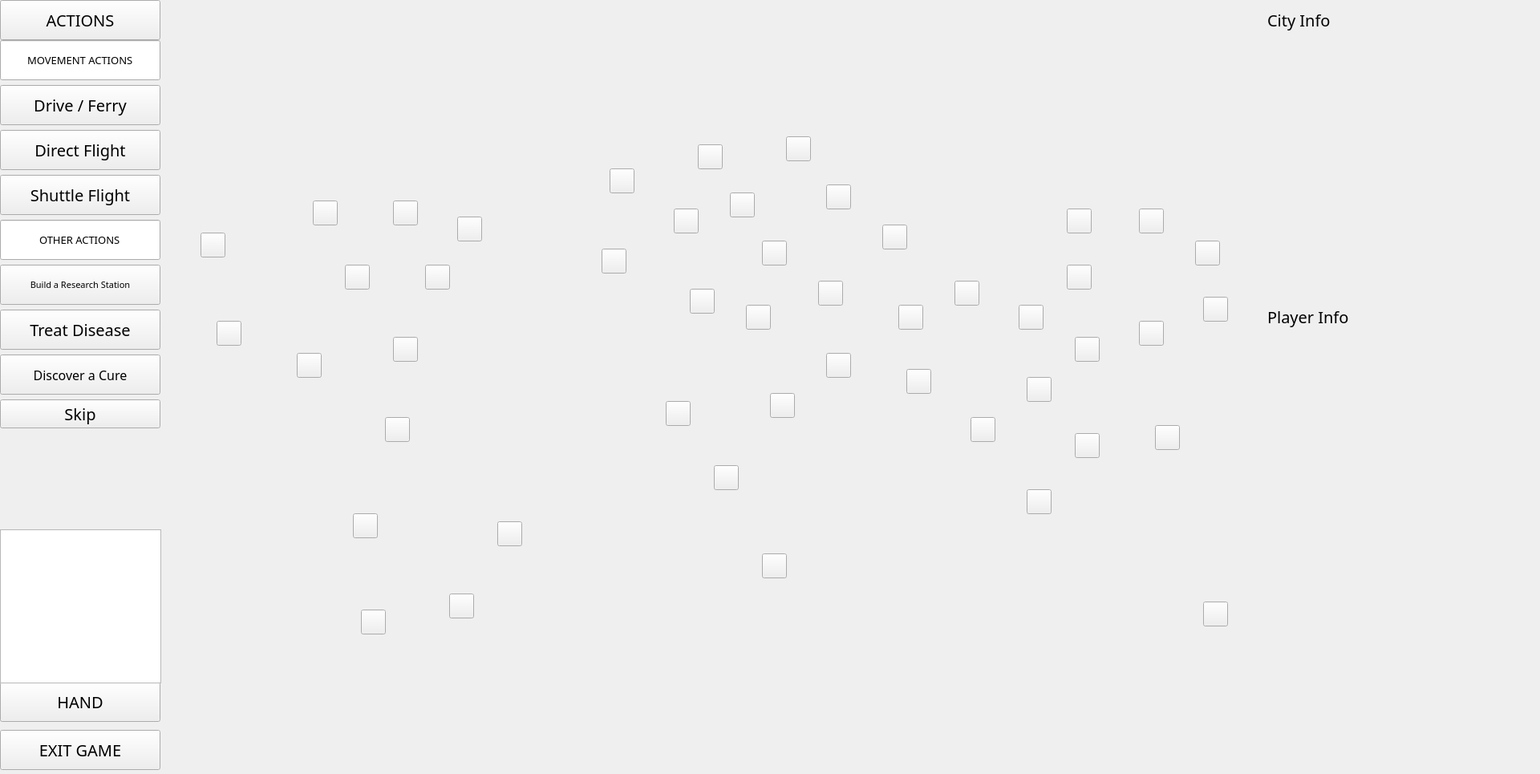
<?xml version="1.0" encoding="UTF-8"?>
<ui version="4.0">
 <class>game</class>
 <widget class="QWidget" name="game">
  <property name="geometry">
   <rect>
    <x>0</x>
    <y>0</y>
    <width>1920</width>
    <height>965</height>
   </rect>
  </property>
  <property name="font">
   <font>
    <pointsize>30</pointsize>
   </font>
  </property>
  <property name="windowTitle">
   <string>Pandemic the Game</string>
  </property>
  <property name="styleSheet">
   <string notr="true"/>
  </property>
  <widget class="QLabel" name="map">
   <property name="geometry">
    <rect>
     <x>41</x>
     <y>0</y>
     <width>1691</width>
     <height>965</height>
    </rect>
   </property>
   <property name="styleSheet">
    <string notr="true">image: url(:/img/img/map.jpg);</string>
   </property>
   <property name="text">
    <string/>
   </property>
  </widget>
  <widget class="QPushButton" name="exit_game">
   <property name="geometry">
    <rect>
     <x>0</x>
     <y>910</y>
     <width>200</width>
     <height>50</height>
    </rect>
   </property>
   <property name="font">
    <font>
     <family>Bauhaus 93</family>
     <pointsize>15</pointsize>
    </font>
   </property>
   <property name="text">
    <string>EXIT GAME</string>
   </property>
  </widget>
  <widget class="QPushButton" name="show_actions">
   <property name="geometry">
    <rect>
     <x>0</x>
     <y>0</y>
     <width>200</width>
     <height>50</height>
    </rect>
   </property>
   <property name="minimumSize">
    <size>
     <width>200</width>
     <height>50</height>
    </size>
   </property>
   <property name="maximumSize">
    <size>
     <width>200</width>
     <height>50</height>
    </size>
   </property>
   <property name="font">
    <font>
     <family>Bauhaus 93</family>
     <pointsize>15</pointsize>
    </font>
   </property>
   <property name="text">
    <string>ACTIONS</string>
   </property>
  </widget>
  <widget class="QWidget" name="actions" native="true">
   <property name="geometry">
    <rect>
     <x>0</x>
     <y>50</y>
     <width>211</width>
     <height>551</height>
    </rect>
   </property>
   <property name="maximumSize">
    <size>
     <width>600</width>
     <height>600</height>
    </size>
   </property>
   <property name="styleSheet">
    <string notr="true"/>
   </property>
   <widget class="QWidget" name="formLayoutWidget">
    <property name="geometry">
     <rect>
      <x>0</x>
      <y>0</y>
      <width>206</width>
      <height>541</height>
     </rect>
    </property>
    <layout class="QFormLayout" name="formLayout">
     <item row="0" column="0">
      <widget class="QLineEdit" name="movment_actions">
       <property name="enabled">
        <bool>true</bool>
       </property>
       <property name="minimumSize">
        <size>
         <width>200</width>
         <height>50</height>
        </size>
       </property>
       <property name="maximumSize">
        <size>
         <width>200</width>
         <height>50</height>
        </size>
       </property>
       <property name="font">
        <font>
         <family>Bauhaus 93</family>
         <pointsize>10</pointsize>
        </font>
       </property>
       <property name="text">
        <string>MOVEMENT ACTIONS</string>
       </property>
       <property name="echoMode">
        <enum>QLineEdit::Normal</enum>
       </property>
       <property name="alignment">
        <set>Qt::AlignCenter</set>
       </property>
       <property name="readOnly">
        <bool>true</bool>
       </property>
      </widget>
     </item>
     <item row="2" column="0">
      <widget class="QPushButton" name="drive_ferry">
       <property name="minimumSize">
        <size>
         <width>200</width>
         <height>50</height>
        </size>
       </property>
       <property name="maximumSize">
        <size>
         <width>200</width>
         <height>100</height>
        </size>
       </property>
       <property name="font">
        <font>
         <family>Bauhaus 93</family>
         <pointsize>15</pointsize>
        </font>
       </property>
       <property name="text">
        <string>Drive / Ferry</string>
       </property>
      </widget>
     </item>
     <item row="3" column="0">
      <widget class="QPushButton" name="direct_flight">
       <property name="minimumSize">
        <size>
         <width>200</width>
         <height>50</height>
        </size>
       </property>
       <property name="maximumSize">
        <size>
         <width>100</width>
         <height>25</height>
        </size>
       </property>
       <property name="font">
        <font>
         <family>Bauhaus 93</family>
         <pointsize>15</pointsize>
        </font>
       </property>
       <property name="text">
        <string>Direct Flight</string>
       </property>
      </widget>
     </item>
     <item row="5" column="0">
      <widget class="QPushButton" name="shuttle_flight">
       <property name="minimumSize">
        <size>
         <width>200</width>
         <height>50</height>
        </size>
       </property>
       <property name="maximumSize">
        <size>
         <width>100</width>
         <height>25</height>
        </size>
       </property>
       <property name="font">
        <font>
         <family>Bauhaus 93</family>
         <pointsize>15</pointsize>
        </font>
       </property>
       <property name="text">
        <string>Shuttle Flight</string>
       </property>
      </widget>
     </item>
     <item row="7" column="0">
      <widget class="QLineEdit" name="other_actions">
       <property name="minimumSize">
        <size>
         <width>200</width>
         <height>50</height>
        </size>
       </property>
       <property name="maximumSize">
        <size>
         <width>200</width>
         <height>50</height>
        </size>
       </property>
       <property name="font">
        <font>
         <family>Bauhaus 93</family>
         <pointsize>10</pointsize>
        </font>
       </property>
       <property name="text">
        <string>OTHER ACTIONS</string>
       </property>
       <property name="alignment">
        <set>Qt::AlignCenter</set>
       </property>
       <property name="readOnly">
        <bool>true</bool>
       </property>
      </widget>
     </item>
     <item row="9" column="0">
      <widget class="QPushButton" name="build_station">
       <property name="minimumSize">
        <size>
         <width>200</width>
         <height>50</height>
        </size>
       </property>
       <property name="maximumSize">
        <size>
         <width>100</width>
         <height>25</height>
        </size>
       </property>
       <property name="font">
        <font>
         <family>Bauhaus 93</family>
         <pointsize>8</pointsize>
        </font>
       </property>
       <property name="text">
        <string>Build a Research Station</string>
       </property>
      </widget>
     </item>
     <item row="10" column="0">
      <widget class="QPushButton" name="treat_disease">
       <property name="minimumSize">
        <size>
         <width>200</width>
         <height>50</height>
        </size>
       </property>
       <property name="maximumSize">
        <size>
         <width>100</width>
         <height>25</height>
        </size>
       </property>
       <property name="font">
        <font>
         <family>Bauhaus 93</family>
         <pointsize>15</pointsize>
        </font>
       </property>
       <property name="text">
        <string>Treat Disease</string>
       </property>
      </widget>
     </item>
     <item row="11" column="0">
      <widget class="QPushButton" name="discover_cure">
       <property name="minimumSize">
        <size>
         <width>200</width>
         <height>50</height>
        </size>
       </property>
       <property name="maximumSize">
        <size>
         <width>100</width>
         <height>25</height>
        </size>
       </property>
       <property name="font">
        <font>
         <family>Bauhaus 93</family>
         <pointsize>12</pointsize>
        </font>
       </property>
       <property name="text">
        <string>Discover a Cure</string>
       </property>
      </widget>
     </item>
     <item row="12" column="0" colspan="2">
      <widget class="QPushButton" name="skip">
       <property name="maximumSize">
        <size>
         <width>200</width>
         <height>50</height>
        </size>
       </property>
       <property name="font">
        <font>
         <family>Bauhaus 93</family>
         <pointsize>15</pointsize>
        </font>
       </property>
       <property name="text">
        <string>Skip</string>
       </property>
      </widget>
     </item>
    </layout>
   </widget>
  </widget>
  <widget class="QPushButton" name="show_hand">
   <property name="geometry">
    <rect>
     <x>0</x>
     <y>850</y>
     <width>200</width>
     <height>50</height>
    </rect>
   </property>
   <property name="font">
    <font>
     <family>Bauhaus 93</family>
     <pointsize>15</pointsize>
    </font>
   </property>
   <property name="text">
    <string>HAND</string>
   </property>
  </widget>
  <widget class="QListWidget" name="hand">
   <property name="geometry">
    <rect>
     <x>0</x>
     <y>660</y>
     <width>201</width>
     <height>192</height>
    </rect>
   </property>
  </widget>
  <widget class="QLabel" name="outbreaks">
   <property name="geometry">
    <rect>
     <x>230</x>
     <y>510</y>
     <width>51</width>
     <height>51</height>
    </rect>
   </property>
   <property name="styleSheet">
    <string notr="true">image: url(:/img/img/outbreak_marker.png);</string>
   </property>
   <property name="text">
    <string/>
   </property>
  </widget>
  <widget class="QLabel" name="infection_rate">
   <property name="geometry">
    <rect>
     <x>1080</x>
     <y>160</y>
     <width>51</width>
     <height>51</height>
    </rect>
   </property>
   <property name="styleSheet">
    <string notr="true">image: url(:/img/img/infection_rate_marker.png);</string>
   </property>
   <property name="text">
    <string/>
   </property>
  </widget>
  <widget class="QPushButton" name="atlanta">
   <property name="geometry">
    <rect>
     <x>430</x>
     <y>330</y>
     <width>31</width>
     <height>31</height>
    </rect>
   </property>
   <property name="text">
    <string/>
   </property>
  </widget>
  <widget class="QPushButton" name="chicago">
   <property name="geometry">
    <rect>
     <x>390</x>
     <y>250</y>
     <width>31</width>
     <height>31</height>
    </rect>
   </property>
   <property name="text">
    <string/>
   </property>
  </widget>
  <widget class="QPushButton" name="san_francisco">
   <property name="geometry">
    <rect>
     <x>250</x>
     <y>290</y>
     <width>31</width>
     <height>31</height>
    </rect>
   </property>
   <property name="text">
    <string/>
   </property>
  </widget>
  <widget class="QPushButton" name="montreal">
   <property name="geometry">
    <rect>
     <x>490</x>
     <y>250</y>
     <width>31</width>
     <height>31</height>
    </rect>
   </property>
   <property name="text">
    <string/>
   </property>
  </widget>
  <widget class="QPushButton" name="washington">
   <property name="geometry">
    <rect>
     <x>530</x>
     <y>330</y>
     <width>31</width>
     <height>31</height>
    </rect>
   </property>
   <property name="text">
    <string/>
   </property>
  </widget>
  <widget class="QPushButton" name="new_york">
   <property name="geometry">
    <rect>
     <x>570</x>
     <y>270</y>
     <width>31</width>
     <height>31</height>
    </rect>
   </property>
   <property name="text">
    <string/>
   </property>
  </widget>
  <widget class="QPushButton" name="miami">
   <property name="geometry">
    <rect>
     <x>490</x>
     <y>420</y>
     <width>31</width>
     <height>31</height>
    </rect>
   </property>
   <property name="text">
    <string/>
   </property>
  </widget>
  <widget class="QPushButton" name="mexico_city">
   <property name="geometry">
    <rect>
     <x>370</x>
     <y>440</y>
     <width>31</width>
     <height>31</height>
    </rect>
   </property>
   <property name="text">
    <string/>
   </property>
  </widget>
  <widget class="QPushButton" name="bogota">
   <property name="geometry">
    <rect>
     <x>480</x>
     <y>520</y>
     <width>31</width>
     <height>31</height>
    </rect>
   </property>
   <property name="text">
    <string/>
   </property>
  </widget>
  <widget class="QPushButton" name="los_angeles">
   <property name="geometry">
    <rect>
     <x>270</x>
     <y>400</y>
     <width>31</width>
     <height>31</height>
    </rect>
   </property>
   <property name="text">
    <string/>
   </property>
  </widget>
  <widget class="QPushButton" name="london">
   <property name="geometry">
    <rect>
     <x>760</x>
     <y>210</y>
     <width>31</width>
     <height>31</height>
    </rect>
   </property>
   <property name="text">
    <string/>
   </property>
  </widget>
  <widget class="QPushButton" name="madrid">
   <property name="geometry">
    <rect>
     <x>750</x>
     <y>310</y>
     <width>31</width>
     <height>31</height>
    </rect>
   </property>
   <property name="text">
    <string/>
   </property>
  </widget>
  <widget class="QPushButton" name="paris">
   <property name="geometry">
    <rect>
     <x>840</x>
     <y>260</y>
     <width>31</width>
     <height>31</height>
    </rect>
   </property>
   <property name="text">
    <string/>
   </property>
  </widget>
  <widget class="QPushButton" name="essen">
   <property name="geometry">
    <rect>
     <x>870</x>
     <y>180</y>
     <width>31</width>
     <height>31</height>
    </rect>
   </property>
   <property name="text">
    <string/>
   </property>
  </widget>
  <widget class="QPushButton" name="st_petersburg">
   <property name="geometry">
    <rect>
     <x>980</x>
     <y>170</y>
     <width>31</width>
     <height>31</height>
    </rect>
   </property>
   <property name="text">
    <string/>
   </property>
  </widget>
  <widget class="QPushButton" name="milan">
   <property name="geometry">
    <rect>
     <x>910</x>
     <y>240</y>
     <width>31</width>
     <height>31</height>
    </rect>
   </property>
   <property name="text">
    <string/>
   </property>
  </widget>
  <widget class="QPushButton" name="algiers">
   <property name="geometry">
    <rect>
     <x>860</x>
     <y>360</y>
     <width>31</width>
     <height>31</height>
    </rect>
   </property>
   <property name="text">
    <string/>
   </property>
  </widget>
  <widget class="QPushButton" name="istanbul">
   <property name="geometry">
    <rect>
     <x>950</x>
     <y>300</y>
     <width>31</width>
     <height>31</height>
    </rect>
   </property>
   <property name="text">
    <string/>
   </property>
  </widget>
  <widget class="QPushButton" name="baghdad">
   <property name="geometry">
    <rect>
     <x>1020</x>
     <y>350</y>
     <width>31</width>
     <height>31</height>
    </rect>
   </property>
   <property name="text">
    <string/>
   </property>
  </widget>
  <widget class="QPushButton" name="khartoum">
   <property name="geometry">
    <rect>
     <x>960</x>
     <y>490</y>
     <width>31</width>
     <height>31</height>
    </rect>
   </property>
   <property name="text">
    <string/>
   </property>
  </widget>
  <widget class="QPushButton" name="cairo">
   <property name="geometry">
    <rect>
     <x>930</x>
     <y>380</y>
     <width>31</width>
     <height>31</height>
    </rect>
   </property>
   <property name="text">
    <string/>
   </property>
  </widget>
  <widget class="QPushButton" name="tehran">
   <property name="geometry">
    <rect>
     <x>1100</x>
     <y>280</y>
     <width>31</width>
     <height>31</height>
    </rect>
   </property>
   <property name="text">
    <string/>
   </property>
  </widget>
  <widget class="QPushButton" name="karachi">
   <property name="geometry">
    <rect>
     <x>1120</x>
     <y>380</y>
     <width>31</width>
     <height>31</height>
    </rect>
   </property>
   <property name="text">
    <string/>
   </property>
  </widget>
  <widget class="QPushButton" name="riyadh">
   <property name="geometry">
    <rect>
     <x>1030</x>
     <y>440</y>
     <width>31</width>
     <height>31</height>
    </rect>
   </property>
   <property name="text">
    <string/>
   </property>
  </widget>
  <widget class="QPushButton" name="mumbai">
   <property name="geometry">
    <rect>
     <x>1130</x>
     <y>460</y>
     <width>31</width>
     <height>31</height>
    </rect>
   </property>
   <property name="text">
    <string/>
   </property>
  </widget>
  <widget class="QPushButton" name="delhi">
   <property name="geometry">
    <rect>
     <x>1190</x>
     <y>350</y>
     <width>31</width>
     <height>31</height>
    </rect>
   </property>
   <property name="text">
    <string/>
   </property>
  </widget>
  <widget class="QPushButton" name="kolkata">
   <property name="geometry">
    <rect>
     <x>1270</x>
     <y>380</y>
     <width>31</width>
     <height>31</height>
    </rect>
   </property>
   <property name="text">
    <string/>
   </property>
  </widget>
  <widget class="QPushButton" name="beijing">
   <property name="geometry">
    <rect>
     <x>1330</x>
     <y>260</y>
     <width>31</width>
     <height>31</height>
    </rect>
   </property>
   <property name="text">
    <string/>
   </property>
  </widget>
  <widget class="QPushButton" name="shanghai">
   <property name="geometry">
    <rect>
     <x>1330</x>
     <y>330</y>
     <width>31</width>
     <height>31</height>
    </rect>
   </property>
   <property name="text">
    <string/>
   </property>
  </widget>
  <widget class="QPushButton" name="seoul">
   <property name="geometry">
    <rect>
     <x>1420</x>
     <y>260</y>
     <width>31</width>
     <height>31</height>
    </rect>
   </property>
   <property name="text">
    <string/>
   </property>
  </widget>
  <widget class="QPushButton" name="hongkong">
   <property name="geometry">
    <rect>
     <x>1340</x>
     <y>420</y>
     <width>31</width>
     <height>31</height>
    </rect>
   </property>
   <property name="text">
    <string/>
   </property>
  </widget>
  <widget class="QPushButton" name="bangkok">
   <property name="geometry">
    <rect>
     <x>1280</x>
     <y>470</y>
     <width>31</width>
     <height>31</height>
    </rect>
   </property>
   <property name="text">
    <string/>
   </property>
  </widget>
  <widget class="QPushButton" name="taipei">
   <property name="geometry">
    <rect>
     <x>1420</x>
     <y>400</y>
     <width>31</width>
     <height>31</height>
    </rect>
   </property>
   <property name="text">
    <string/>
   </property>
  </widget>
  <widget class="QPushButton" name="tokyo">
   <property name="geometry">
    <rect>
     <x>1490</x>
     <y>300</y>
     <width>31</width>
     <height>31</height>
    </rect>
   </property>
   <property name="text">
    <string/>
   </property>
  </widget>
  <widget class="QPushButton" name="osaka">
   <property name="geometry">
    <rect>
     <x>1500</x>
     <y>370</y>
     <width>31</width>
     <height>31</height>
    </rect>
   </property>
   <property name="text">
    <string/>
   </property>
  </widget>
  <widget class="QPushButton" name="lagos">
   <property name="geometry">
    <rect>
     <x>830</x>
     <y>500</y>
     <width>31</width>
     <height>31</height>
    </rect>
   </property>
   <property name="text">
    <string/>
   </property>
  </widget>
  <widget class="QPushButton" name="kinshasa">
   <property name="geometry">
    <rect>
     <x>890</x>
     <y>580</y>
     <width>31</width>
     <height>31</height>
    </rect>
   </property>
   <property name="text">
    <string/>
   </property>
  </widget>
  <widget class="QPushButton" name="johannesburg">
   <property name="geometry">
    <rect>
     <x>950</x>
     <y>690</y>
     <width>31</width>
     <height>31</height>
    </rect>
   </property>
   <property name="text">
    <string/>
   </property>
  </widget>
  <widget class="QPushButton" name="sao_paulo">
   <property name="geometry">
    <rect>
     <x>620</x>
     <y>650</y>
     <width>31</width>
     <height>31</height>
    </rect>
   </property>
   <property name="text">
    <string/>
   </property>
  </widget>
  <widget class="QPushButton" name="lima">
   <property name="geometry">
    <rect>
     <x>440</x>
     <y>640</y>
     <width>31</width>
     <height>31</height>
    </rect>
   </property>
   <property name="text">
    <string/>
   </property>
  </widget>
  <widget class="QPushButton" name="santiago">
   <property name="geometry">
    <rect>
     <x>450</x>
     <y>760</y>
     <width>31</width>
     <height>31</height>
    </rect>
   </property>
   <property name="text">
    <string/>
   </property>
  </widget>
  <widget class="QPushButton" name="buenos_aires">
   <property name="geometry">
    <rect>
     <x>560</x>
     <y>740</y>
     <width>31</width>
     <height>31</height>
    </rect>
   </property>
   <property name="text">
    <string/>
   </property>
  </widget>
  <widget class="QPushButton" name="jakarta">
   <property name="geometry">
    <rect>
     <x>1280</x>
     <y>610</y>
     <width>31</width>
     <height>31</height>
    </rect>
   </property>
   <property name="text">
    <string/>
   </property>
  </widget>
  <widget class="QPushButton" name="sydney">
   <property name="geometry">
    <rect>
     <x>1500</x>
     <y>750</y>
     <width>31</width>
     <height>31</height>
    </rect>
   </property>
   <property name="text">
    <string/>
   </property>
  </widget>
  <widget class="QPushButton" name="hochiminh_city">
   <property name="geometry">
    <rect>
     <x>1340</x>
     <y>540</y>
     <width>31</width>
     <height>31</height>
    </rect>
   </property>
   <property name="text">
    <string/>
   </property>
  </widget>
  <widget class="QPushButton" name="manila">
   <property name="geometry">
    <rect>
     <x>1440</x>
     <y>530</y>
     <width>31</width>
     <height>31</height>
    </rect>
   </property>
   <property name="text">
    <string/>
   </property>
  </widget>
  <widget class="QPushButton" name="chennai">
   <property name="geometry">
    <rect>
     <x>1210</x>
     <y>520</y>
     <width>31</width>
     <height>31</height>
    </rect>
   </property>
   <property name="text">
    <string/>
   </property>
  </widget>
  <widget class="QPushButton" name="moscow">
   <property name="geometry">
    <rect>
     <x>1030</x>
     <y>230</y>
     <width>31</width>
     <height>31</height>
    </rect>
   </property>
   <property name="text">
    <string/>
   </property>
  </widget>
  <widget class="QLabel" name="yellow">
   <property name="geometry">
    <rect>
     <x>620</x>
     <y>910</y>
     <width>51</width>
     <height>51</height>
    </rect>
   </property>
   <property name="styleSheet">
    <string notr="true">image: url(:/img/img/yellow_cure.png);</string>
   </property>
   <property name="text">
    <string/>
   </property>
  </widget>
  <widget class="QLabel" name="red">
   <property name="geometry">
    <rect>
     <x>690</x>
     <y>910</y>
     <width>51</width>
     <height>51</height>
    </rect>
   </property>
   <property name="styleSheet">
    <string notr="true">image: url(:/img/img/red_cure.png);</string>
   </property>
   <property name="text">
    <string/>
   </property>
  </widget>
  <widget class="QLabel" name="blue">
   <property name="geometry">
    <rect>
     <x>760</x>
     <y>910</y>
     <width>51</width>
     <height>51</height>
    </rect>
   </property>
   <property name="styleSheet">
    <string notr="true">image: url(:/img/img/blue_cure.png);
</string>
   </property>
   <property name="text">
    <string/>
   </property>
  </widget>
  <widget class="QLabel" name="black">
   <property name="geometry">
    <rect>
     <x>820</x>
     <y>910</y>
     <width>51</width>
     <height>51</height>
    </rect>
   </property>
   <property name="styleSheet">
    <string notr="true">image: url(:/img/img/black_cure.png);</string>
   </property>
   <property name="text">
    <string/>
   </property>
  </widget>
  <widget class="QWidget" name="city_widget" native="true">
   <property name="geometry">
    <rect>
     <x>1570</x>
     <y>0</y>
     <width>350</width>
     <height>400</height>
    </rect>
   </property>
   <widget class="QLabel" name="city_info">
    <property name="geometry">
     <rect>
      <x>0</x>
      <y>0</y>
      <width>350</width>
      <height>400</height>
     </rect>
    </property>
    <property name="text">
     <string/>
    </property>
   </widget>
   <widget class="QLabel" name="city_title">
    <property name="geometry">
     <rect>
      <x>10</x>
      <y>0</y>
      <width>300</width>
      <height>50</height>
     </rect>
    </property>
    <property name="font">
     <font>
      <family>Bauhaus 93</family>
      <pointsize>15</pointsize>
     </font>
    </property>
    <property name="text">
     <string>City Info</string>
    </property>
   </widget>
  </widget>
  <widget class="QWidget" name="player_widget" native="true">
   <property name="geometry">
    <rect>
     <x>1570</x>
     <y>370</y>
     <width>350</width>
     <height>600</height>
    </rect>
   </property>
   <widget class="QLabel" name="player_info">
    <property name="geometry">
     <rect>
      <x>10</x>
      <y>50</y>
      <width>350</width>
      <height>600</height>
     </rect>
    </property>
    <property name="font">
     <font>
      <family>Bauhaus 93</family>
      <pointsize>10</pointsize>
     </font>
    </property>
    <property name="text">
     <string/>
    </property>
   </widget>
   <widget class="QLabel" name="player_title">
    <property name="geometry">
     <rect>
      <x>10</x>
      <y>0</y>
      <width>350</width>
      <height>50</height>
     </rect>
    </property>
    <property name="font">
     <font>
      <family>Bauhaus 93</family>
      <pointsize>15</pointsize>
     </font>
    </property>
    <property name="text">
     <string>Player Info</string>
    </property>
   </widget>
  </widget>
  <widget class="QLabel" name="operation_e">
   <property name="geometry">
    <rect>
     <x>410</x>
     <y>310</y>
     <width>21</width>
     <height>41</height>
    </rect>
   </property>
   <property name="styleSheet">
    <string notr="true">image: url(:/img/img/blue_player.png);</string>
   </property>
   <property name="text">
    <string/>
   </property>
  </widget>
  <widget class="QLabel" name="quarantine_e">
   <property name="geometry">
    <rect>
     <x>410</x>
     <y>350</y>
     <width>21</width>
     <height>41</height>
    </rect>
   </property>
   <property name="styleSheet">
    <string notr="true">image: url(:/img/img/green_player.png);</string>
   </property>
   <property name="text">
    <string/>
   </property>
  </widget>
  <widget class="QLabel" name="scientist">
   <property name="geometry">
    <rect>
     <x>460</x>
     <y>350</y>
     <width>21</width>
     <height>41</height>
    </rect>
   </property>
   <property name="styleSheet">
    <string notr="true">image: url(:/img/img/red_player.png);</string>
   </property>
   <property name="text">
    <string/>
   </property>
  </widget>
  <widget class="QLabel" name="medic">
   <property name="geometry">
    <rect>
     <x>460</x>
     <y>310</y>
     <width>21</width>
     <height>41</height>
    </rect>
   </property>
   <property name="styleSheet">
    <string notr="true">image: url(:/img/img/yellow_player.png);</string>
   </property>
   <property name="text">
    <string/>
   </property>
  </widget>
  <widget class="QLabel" name="rs1">
   <property name="geometry">
    <rect>
     <x>1520</x>
     <y>0</y>
     <width>51</width>
     <height>51</height>
    </rect>
   </property>
   <property name="styleSheet">
    <string notr="true">image: url(:/img/img/research_station.png);</string>
   </property>
   <property name="text">
    <string/>
   </property>
  </widget>
  <widget class="QLabel" name="rs2">
   <property name="geometry">
    <rect>
     <x>1460</x>
     <y>0</y>
     <width>51</width>
     <height>51</height>
    </rect>
   </property>
   <property name="styleSheet">
    <string notr="true">image: url(:/img/img/research_station.png);</string>
   </property>
   <property name="text">
    <string/>
   </property>
  </widget>
  <widget class="QLabel" name="rs4">
   <property name="geometry">
    <rect>
     <x>1520</x>
     <y>60</y>
     <width>51</width>
     <height>51</height>
    </rect>
   </property>
   <property name="styleSheet">
    <string notr="true">image: url(:/img/img/research_station.png);</string>
   </property>
   <property name="text">
    <string/>
   </property>
  </widget>
  <widget class="QLabel" name="rs5">
   <property name="geometry">
    <rect>
     <x>1460</x>
     <y>60</y>
     <width>51</width>
     <height>51</height>
    </rect>
   </property>
   <property name="styleSheet">
    <string notr="true">image: url(:/img/img/research_station.png);</string>
   </property>
   <property name="text">
    <string/>
   </property>
  </widget>
  <widget class="QLabel" name="rs3">
   <property name="geometry">
    <rect>
     <x>1410</x>
     <y>0</y>
     <width>51</width>
     <height>51</height>
    </rect>
   </property>
   <property name="styleSheet">
    <string notr="true">image: url(:/img/img/research_station.png);</string>
   </property>
   <property name="text">
    <string/>
   </property>
  </widget>
  <widget class="QLabel" name="rs6">
   <property name="geometry">
    <rect>
     <x>1410</x>
     <y>60</y>
     <width>51</width>
     <height>51</height>
    </rect>
   </property>
   <property name="styleSheet">
    <string notr="true">image: url(:/img/img/research_station.png);</string>
   </property>
   <property name="text">
    <string/>
   </property>
  </widget>
  <zorder>map</zorder>
  <zorder>exit_game</zorder>
  <zorder>show_actions</zorder>
  <zorder>show_hand</zorder>
  <zorder>hand</zorder>
  <zorder>infection_rate</zorder>
  <zorder>atlanta</zorder>
  <zorder>chicago</zorder>
  <zorder>san_francisco</zorder>
  <zorder>montreal</zorder>
  <zorder>washington</zorder>
  <zorder>new_york</zorder>
  <zorder>miami</zorder>
  <zorder>mexico_city</zorder>
  <zorder>bogota</zorder>
  <zorder>los_angeles</zorder>
  <zorder>london</zorder>
  <zorder>madrid</zorder>
  <zorder>paris</zorder>
  <zorder>essen</zorder>
  <zorder>st_petersburg</zorder>
  <zorder>milan</zorder>
  <zorder>algiers</zorder>
  <zorder>istanbul</zorder>
  <zorder>baghdad</zorder>
  <zorder>khartoum</zorder>
  <zorder>cairo</zorder>
  <zorder>tehran</zorder>
  <zorder>karachi</zorder>
  <zorder>riyadh</zorder>
  <zorder>mumbai</zorder>
  <zorder>delhi</zorder>
  <zorder>kolkata</zorder>
  <zorder>beijing</zorder>
  <zorder>shanghai</zorder>
  <zorder>seoul</zorder>
  <zorder>hongkong</zorder>
  <zorder>bangkok</zorder>
  <zorder>taipei</zorder>
  <zorder>tokyo</zorder>
  <zorder>osaka</zorder>
  <zorder>lagos</zorder>
  <zorder>kinshasa</zorder>
  <zorder>johannesburg</zorder>
  <zorder>sao_paulo</zorder>
  <zorder>lima</zorder>
  <zorder>santiago</zorder>
  <zorder>buenos_aires</zorder>
  <zorder>jakarta</zorder>
  <zorder>sydney</zorder>
  <zorder>hochiminh_city</zorder>
  <zorder>manila</zorder>
  <zorder>chennai</zorder>
  <zorder>moscow</zorder>
  <zorder>actions</zorder>
  <zorder>yellow</zorder>
  <zorder>red</zorder>
  <zorder>blue</zorder>
  <zorder>black</zorder>
  <zorder>city_widget</zorder>
  <zorder>outbreaks</zorder>
  <zorder>player_widget</zorder>
  <zorder>operation_e</zorder>
  <zorder>quarantine_e</zorder>
  <zorder>scientist</zorder>
  <zorder>medic</zorder>
  <zorder>rs1</zorder>
  <zorder>rs2</zorder>
  <zorder>rs4</zorder>
  <zorder>rs5</zorder>
  <zorder>rs3</zorder>
  <zorder>rs6</zorder>
 </widget>
 <resources/>
 <connections/>
</ui>
